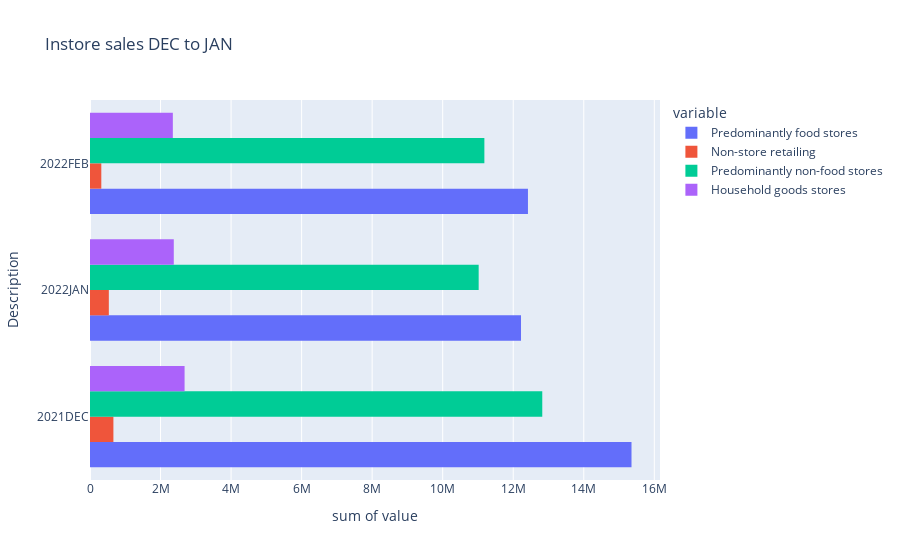

The cell this chart's notebook holds for it:
### Code cell
import plotly.express as px # linechart to show value of sales across selected timeline - post covid
import numpy as np
dfb = df_post_COVID
# df = px.data.weekstips()
px.histogram(dfb, y='Description', x=['Predominantly food stores', 'Non-store retailing', 'Predominantly non-food stores', 'Household goods stores'], title='Instore sales DEC to JAN', barmode='group', orientation='h')

### Figure 1 — Plotly figure (JSON) as saved in the notebook; plotly's stock layout.template omitted (floating-point values rounded to 4 significant figures)
{"data": [{"alignmentgroup": "True", "bingroup": "y", "histfunc": "sum", "hovertemplate": "variable=Predominantly food stores<br>sum of value=%{x}<br>Description=%{y}<extra></extra>", "legendgroup": "Predominantly food stores", "marker": {"color": "#636efa", "pattern": {"shape": ""}}, "name": "Predominantly food stores", "offsetgroup": "Predominantly food stores", "orientation": "h", "showlegend": true, "type": "histogram", "x": [15353408, 12220759, 12417653], "xaxis": "x", "y": ["2021DEC", "2022JAN", "2022FEB"], "yaxis": "y"}, {"alignmentgroup": "True", "bingroup": "y", "histfunc": "sum", "hovertemplate": "variable=Non-store retailing<br>sum of value=%{x}<br>Description=%{y}<extra></extra>", "legendgroup": "Non-store retailing", "marker": {"color": "#EF553B", "pattern": {"shape": ""}}, "name": "Non-store retailing", "offsetgroup": "Non-store retailing", "orientation": "h", "showlegend": true, "type": "histogram", "x": [663559, 533762, 320679], "xaxis": "x", "y": ["2021DEC", "2022JAN", "2022FEB"], "yaxis": "y"}, {"alignmentgroup": "True", "bingroup": "y", "histfunc": "sum", "hovertemplate": "variable=Predominantly non-food stores<br>sum of value=%{x}<br>Description=%{y}<extra></extra>", "legendgroup": "Predominantly non-food stores", "marker": {"color": "#00cc96", "pattern": {"shape": ""}}, "name": "Predominantly non-food stores", "offsetgroup": "Predominantly non-food stores", "orientation": "h", "showlegend": true, "type": "histogram", "x": [12823506, 11020187, 11181761], "xaxis": "x", "y": ["2021DEC", "2022JAN", "2022FEB"], "yaxis": "y"}, {"alignmentgroup": "True", "bingroup": "y", "histfunc": "sum", "hovertemplate": "variable=Household goods stores<br>sum of value=%{x}<br>Description=%{y}<extra></extra>", "legendgroup": "Household goods stores", "marker": {"color": "#ab63fa", "pattern": {"shape": ""}}, "name": "Household goods stores", "offsetgroup": "Household goods stores", "orientation": "h", "showlegend": true, "type": "histogram", "x": [2681707, 2375414, 2348662], "xaxis": "x", "y": ["2021DEC", "2022JAN", "2022FEB"], "yaxis": "y"}], "layout": {"barmode": "group", "legend": {"title": {"text": "variable"}, "tracegroupgap": 0}, "title": {"text": "Instore sales DEC to JAN"}, "xaxis": {"anchor": "y", "domain": [0, 1], "title": {"text": "sum of value"}}, "yaxis": {"anchor": "x", "domain": [0, 1], "title": {"text": "Description"}}}}
